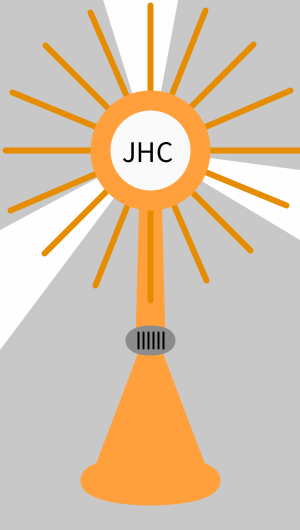
Frame 1 (no input)
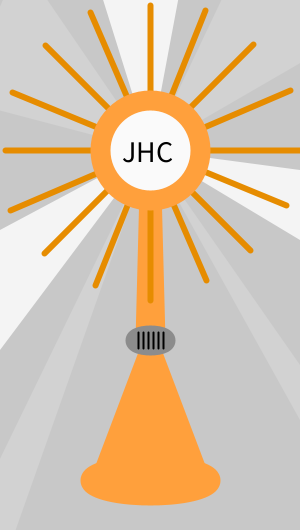
Frame 60 (the mouse pressed at the canvas centre just before this capture)
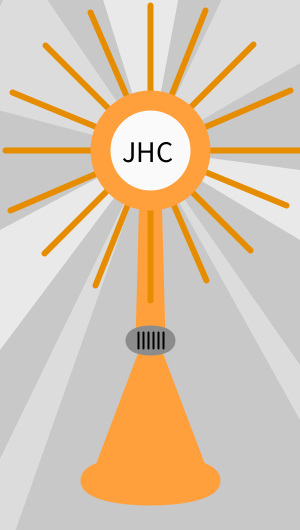
Frame 120 (the mouse held since frame 60 and released just before this capture)

The Processing sketch that drew these frames (run headless with seeded random() and noise(); from frame 60 on, the mouse is pressed at the canvas centre):

// Processing sketch: processing_125826
// ── processing_125826.pde

/*A minha melhor experiência deste ano foi a ida ao Rio de Janeiro
para a Jornada Mundial da Juventude. representei através de Jesus
Sacramentado, exposto no ostensório, porque o ápice do encontro
se deu na adoração na última noite, a qual marcou a unidade e
a força da minha Igreja.*/
void ostensorio() {
  int meio=width/2;
  strokeWeight(20);
  stroke(255,160,60);
  fill(255,160,60);
  triangle(meio,meio,145,340,155,340);
  stroke(230,140,0);
  strokeWeight(6);
  line(meio, 5, meio, 300);
  line(5, meio, 300, meio);
  line(90,12,206,280);
  line(205,10,95,285);
  line(45,45,250,250);
  line(253,44,44,253);
  line(10,210,290,90);
  line(12,92,286,205);
  strokeWeight(20);
  stroke(255,160,60);
  fill(250);
  ellipse(meio,meio,100,100);
  fill(255,160,60);
  triangle(meio,348,100,480,200,480);
  ellipse(meio,480,120,30);
  stroke(140);
  ellipse(meio,340,30,10);
  strokeWeight(2);
  stroke(0);
  for(int i=0;i<=25;i+=5){
    line(138+i,332,138+i,348);
  }
 }

String jesusCristo(){
  return("JHC");
}

void raios(int transp1, int transp2){
  int c=150;
  noStroke();
  fill(255,transp1);
  triangle(c,c,250,-60,340,40);
  triangle(c,c,300,420,300,365);
  triangle(c,c,20,-40,-40,100);
  triangle(c,c,-20,500,5,560);
  fill(255,transp2);
  triangle(c,c,300,c+20,300,240);
  triangle(c,c,100,-10,180,-10);
  triangle(c,c,0,230,0,350);
}

void setup(){
  size(300,530);
  background(200);
  smooth();
  textSize(30);
}
int y=250;
int x=0;
void draw(){
  background(200);
  raios(x,y);
  ostensorio();
  fill(0);
  text(jesusCristo(), 122,162);
  y-=5;
  x+=5;
  if(y==0){
    y=250;
    x=0;
  }
}
